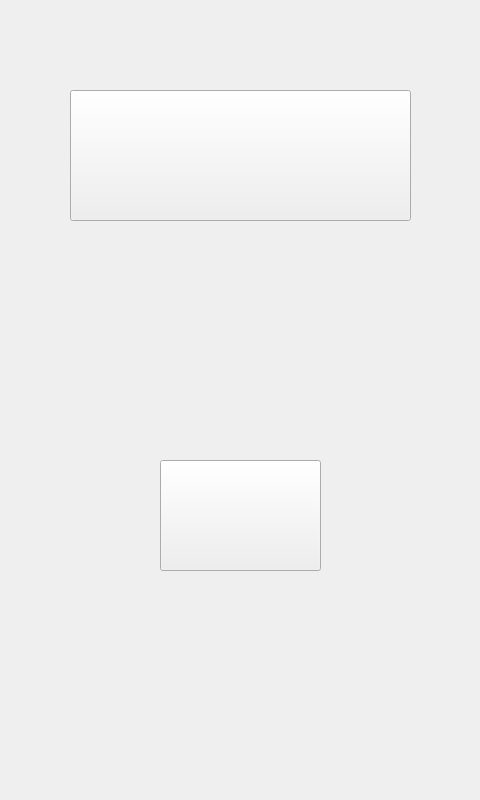
<?xml version="1.0" encoding="UTF-8"?>
<ui version="4.0">
 <class>Widget</class>
 <widget class="QWidget" name="Widget">
  <property name="geometry">
   <rect>
    <x>0</x>
    <y>0</y>
    <width>480</width>
    <height>800</height>
   </rect>
  </property>
  <property name="windowTitle">
   <string>Widget</string>
  </property>
  <property name="styleSheet">
   <string notr="true">border-image: url(:/Images/backkk.png)</string>
  </property>
  <widget class="QPushButton" name="pushButton">
   <property name="geometry">
    <rect>
     <x>70</x>
     <y>90</y>
     <width>341</width>
     <height>131</height>
    </rect>
   </property>
   <property name="styleSheet">
    <string notr="true">border-image: url(:/Images/EXPECT.png)</string>
   </property>
   <property name="text">
    <string/>
   </property>
  </widget>
  <widget class="QPushButton" name="f_mainmenu">
   <property name="geometry">
    <rect>
     <x>160</x>
     <y>460</y>
     <width>161</width>
     <height>111</height>
    </rect>
   </property>
   <property name="styleSheet">
    <string notr="true">border-image: url(:/Images/startyiqi.png)</string>
   </property>
   <property name="text">
    <string/>
   </property>
  </widget>
 </widget>
 <layoutdefault spacing="6" margin="11"/>
 <resources/>
 <connections/>
</ui>
